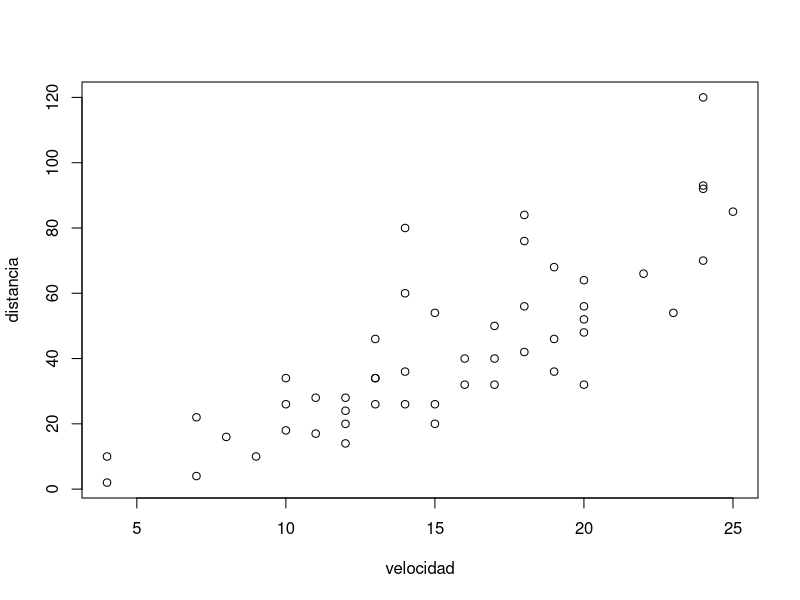

Generate this figure with R:
## ---- chunk 1
knitr::opts_chunk$set(echo = TRUE)
## ---- chunk 2
5*3+6

5*(3+6)

## ---- chunk 3
A <- 1
## ---- chunk 4
A 
A+6
## ---- chunk 5
B = 2
B
## ---- chunk 6
A <- B
A      # Ahora A toma el valor de B, y B continúa conservando el mismo valor
B
## ---- chunk 7
    Sys.Date()
## ---- chunk 8
    head(mtcars)
## ---- chunk 9

    # asignación variables
    velocidad <- cars$speed
    distancia <- cars$dist

    # crear un gráfico de tipo scatter plot (diagrama de dispersión )
    plot(velocidad, distancia)
     

## ---- chunk 10
    paste('el valor de la variable A es:', A)

    # se puede añadir el argumento "sep =" que será el que separará cada uno de los elementos que se están pegando en una sola string
    paste("Pega", "estas", 4, "palabras", sep = "_/")
    #Puedo concatenar caracteres almacenados en objetos
    var_nombre= 'nombre'
    var_apellido= 'apellido'
    var_ciudad= 'ciudad'
    paste(var_nombre, var_apellido, var_ciudad, sep = "**")
## ---- chunk 11
    paste0('el valor de la variable A es:',A)
    # Paste0 pega los caracteres sin separador
    paste(var_nombre, var_apellido, var_ciudad, sep = "**")
## ---- chunk 12
    sum(A,B)

    sum(1:5)
## ---- chunk 13
    mean(A, B, 8)

    mean(1:5)
## ---- chunk 14
x=10
is.numeric(x)

## ---- chunk 15
x <- 2

class(x)

## ---- chunk 16
y <- 2L
y
class(y)
## ---- chunk 17
x <- 2.7
class(x)
y <- 3L
class(y)


## ---- chunk 18
# Redefinimos los valores A y B
A <- 10
B <- 20

# Realizamos comparaciones lógicas
A >  B
A >= B
A <  B
A <= B
A == B
A != B

C <- A != B
C
## ---- chunk 19
x <- 2.7
y <-3L
z <- x==y
z
class(z)

## ---- chunk 20
TRUE*4
FALSE*2

## ---- chunk 21
# dos es igual a 3?
2==3

# dos es distinto de tres? (tener presente que el ! 
# precediendo al igual quiere decir que es lo inverso 
# al igual, es decir, distinto)
2!=3
#dos es menor que tres?
2<3

## ---- chunk 22
#juan es igual a pedro? (hablamos del texto)
'juan'=='pedro'

# el texto jose es igual a jose?
'jose'=='jose'

#dos es igual a dos?
2==2

## ---- chunk 23
# a es menor que b?
'a'<'b'

# a es mayor que 8?
'a'>8

# a es igual a 1?
'a'==1

## ---- chunk 24
nombre <- 'jose miguel'
no_es_numero <- '2'
no_es_numero
class(no_es_numero)


nchar(x)

## ---- chunk 25
nchar('hola')

nchar(5)

nchar(1532)



## ---- chunk 26
fecha1 <- as.Date('2020-01-31')
fecha1

class(fecha1)

as.numeric(fecha1)


## ---- chunk 27
fecha2 <- as.POSIXct('2020-01-31 11:15')
fecha2
as.numeric(fecha2)
class(fecha2)
## ---- chunk 28
numeros <- c(1,2,5,7)
numeros
class(numeros)
textos <- c('juan','eliana','maria')
class(textos)
textos
logicos <- c(TRUE, FALSE, TRUE)
class(logicos)
is.numeric(numeros)
is.logical(textos)
is.character(textos)

## ---- chunk 29

unico <- c('aula')
unico
class(unico)

errado <- c('texto', 1)
errado
class(errado)
## ---- chunk 30


errado <- c('texto', 1)
errado
class(errado)
#aplicó la coercion
